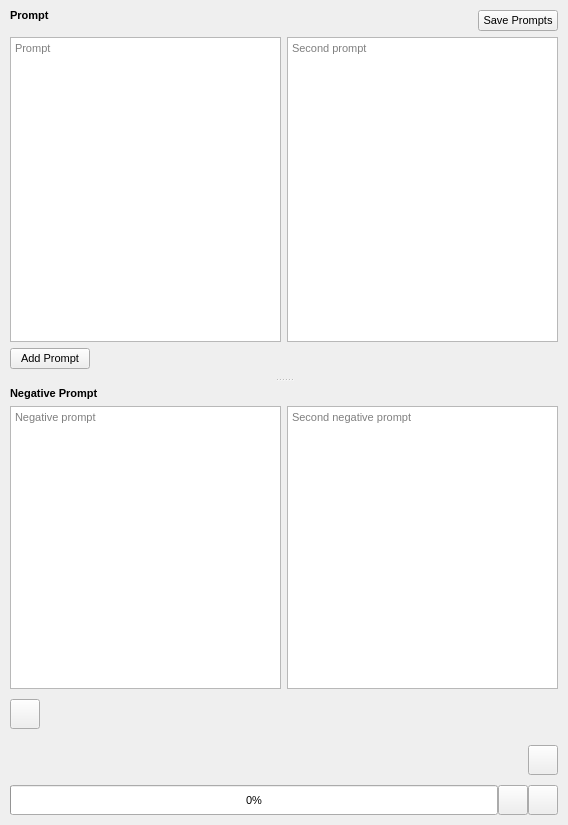
<?xml version="1.0" encoding="UTF-8"?>
<ui version="4.0">
 <class>stablediffusion_generator_form</class>
 <widget class="QWidget" name="stablediffusion_generator_form">
  <property name="geometry">
   <rect>
    <x>0</x>
    <y>0</y>
    <width>568</width>
    <height>825</height>
   </rect>
  </property>
  <property name="font">
   <font>
    <pointsize>8</pointsize>
   </font>
  </property>
  <property name="cursor">
   <cursorShape>PointingHandCursor</cursorShape>
  </property>
  <property name="windowTitle">
   <string>Form</string>
  </property>
  <layout class="QGridLayout" name="gridLayout_4">
   <property name="leftMargin">
    <number>0</number>
   </property>
   <property name="topMargin">
    <number>0</number>
   </property>
   <property name="rightMargin">
    <number>0</number>
   </property>
   <property name="bottomMargin">
    <number>0</number>
   </property>
   <property name="spacing">
    <number>0</number>
   </property>
   <item row="0" column="0">
    <widget class="QWidget" name="generator_form_tabs" native="true">
     <layout class="QGridLayout" name="gridLayout_3">
      <property name="leftMargin">
       <number>0</number>
      </property>
      <property name="topMargin">
       <number>0</number>
      </property>
      <property name="rightMargin">
       <number>0</number>
      </property>
      <property name="bottomMargin">
       <number>0</number>
      </property>
      <property name="spacing">
       <number>0</number>
      </property>
      <item row="0" column="0">
       <widget class="QScrollArea" name="stable_diffusion_generator_form">
        <property name="frameShape">
         <enum>QFrame::Shape::NoFrame</enum>
        </property>
        <property name="frameShadow">
         <enum>QFrame::Shadow::Plain</enum>
        </property>
        <property name="widgetResizable">
         <bool>true</bool>
        </property>
        <widget class="QWidget" name="scrollAreaWidgetContents">
         <property name="geometry">
          <rect>
           <x>0</x>
           <y>0</y>
           <width>568</width>
           <height>775</height>
          </rect>
         </property>
         <layout class="QGridLayout" name="gridLayout">
          <property name="leftMargin">
           <number>10</number>
          </property>
          <property name="topMargin">
           <number>0</number>
          </property>
          <property name="rightMargin">
           <number>10</number>
          </property>
          <property name="bottomMargin">
           <number>0</number>
          </property>
          <property name="horizontalSpacing">
           <number>0</number>
          </property>
          <property name="verticalSpacing">
           <number>10</number>
          </property>
          <item row="2" column="0">
           <widget class="QWidget" name="sdxl_settings_container" native="true">
            <layout class="QVBoxLayout" name="sdxl_settings">
             <property name="leftMargin">
              <number>0</number>
             </property>
             <property name="topMargin">
              <number>0</number>
             </property>
             <property name="rightMargin">
              <number>0</number>
             </property>
             <property name="bottomMargin">
              <number>0</number>
             </property>
             <item>
              <widget class="SliderWidget" name="n_samples" native="true">
               <property name="label_text" stdset="0">
                <string>Batches</string>
               </property>
               <property name="current_value" stdset="0">
                <number>1</number>
               </property>
               <property name="slider_maximum" stdset="0">
                <number>1000</number>
               </property>
               <property name="spinbox_maximum" stdset="0">
                <number>1000</number>
               </property>
               <property name="display_as_float" stdset="0">
                <bool>false</bool>
               </property>
               <property name="spinbox_single_step" stdset="0">
                <number>1</number>
               </property>
               <property name="spinbox_page_step" stdset="0">
                <number>1</number>
               </property>
               <property name="spinbox_minimum" stdset="0">
                <number>1</number>
               </property>
               <property name="slider_minimum" stdset="0">
                <number>1</number>
               </property>
               <property name="settings_property" stdset="0">
                <string>generator_settings.n_samples</string>
               </property>
              </widget>
             </item>
             <item>
              <layout class="QHBoxLayout" name="horizontalLayout_14">
               <item>
                <widget class="SliderWidget" name="images_per_batch" native="true">
                 <property name="label_text" stdset="0">
                  <string>Images Per Batch</string>
                 </property>
                 <property name="current_value" stdset="0">
                  <number>1</number>
                 </property>
                 <property name="slider_maximum" stdset="0">
                  <number>6</number>
                 </property>
                 <property name="spinbox_maximum" stdset="0">
                  <number>6</number>
                 </property>
                 <property name="display_as_float" stdset="0">
                  <bool>false</bool>
                 </property>
                 <property name="spinbox_single_step" stdset="0">
                  <number>1</number>
                 </property>
                 <property name="spinbox_page_step" stdset="0">
                  <number>1</number>
                 </property>
                 <property name="spinbox_minimum" stdset="0">
                  <number>1</number>
                 </property>
                 <property name="slider_minimum" stdset="0">
                  <number>1</number>
                 </property>
                 <property name="settings_property" stdset="0">
                  <string>generator_settings.images_per_batch</string>
                 </property>
                </widget>
               </item>
               <item>
                <widget class="QPushButton" name="infinite_images_button">
                 <property name="minimumSize">
                  <size>
                   <width>30</width>
                   <height>30</height>
                  </size>
                 </property>
                 <property name="maximumSize">
                  <size>
                   <width>30</width>
                   <height>30</height>
                  </size>
                 </property>
                 <property name="toolTip">
                  <string>Toggle infinite image generation</string>
                 </property>
                 <property name="text">
                  <string/>
                 </property>
                 <property name="icon">
                  <iconset resource="../../../../../../gui/resources/feather.qrc">
                   <normaloff>:/light/icons/feather/light/circle.svg</normaloff>:/light/icons/feather/light/circle.svg</iconset>
                 </property>
                 <property name="checkable">
                  <bool>true</bool>
                 </property>
                 <property name="checked">
                  <bool>false</bool>
                 </property>
                </widget>
               </item>
              </layout>
             </item>
            </layout>
           </widget>
          </item>
          <item row="0" column="0">
           <widget class="QSplitter" name="generator_form_splitter">
            <property name="orientation">
             <enum>Qt::Orientation::Vertical</enum>
            </property>
            <property name="childrenCollapsible">
             <bool>false</bool>
            </property>
            <widget class="QWidget" name="layoutWidget">
             <layout class="QGridLayout" name="prompt_container_layout">
              <property name="leftMargin">
               <number>0</number>
              </property>
              <property name="topMargin">
               <number>0</number>
              </property>
              <property name="rightMargin">
               <number>0</number>
              </property>
              <property name="bottomMargin">
               <number>9</number>
              </property>
              <item row="3" column="0">
               <widget class="QPushButton" name="add_prompt_button">
                <property name="text">
                 <string>Add Prompt</string>
                </property>
               </widget>
              </item>
              <item row="2" column="0" colspan="2">
               <layout class="QVBoxLayout" name="additional_prompts_container_layout"/>
              </item>
              <item row="0" column="0">
               <widget class="QLabel" name="label">
                <property name="font">
                 <font>
                  <pointsize>8</pointsize>
                  <bold>true</bold>
                 </font>
                </property>
                <property name="text">
                 <string>Prompt</string>
                </property>
               </widget>
              </item>
              <item row="1" column="0" colspan="2">
               <layout class="QHBoxLayout" name="prompt_container">
                <item>
                 <widget class="QPlainTextEdit" name="prompt">
                  <property name="placeholderText">
                   <string>Prompt</string>
                  </property>
                 </widget>
                </item>
                <item>
                 <widget class="QPlainTextEdit" name="secondary_prompt">
                  <property name="placeholderText">
                   <string>Second prompt</string>
                  </property>
                 </widget>
                </item>
               </layout>
              </item>
              <item row="0" column="1">
               <layout class="QHBoxLayout" name="horizontalLayout_6">
                <property name="topMargin">
                 <number>10</number>
                </property>
                <item>
                 <spacer name="horizontalSpacer">
                  <property name="orientation">
                   <enum>Qt::Orientation::Horizontal</enum>
                  </property>
                  <property name="sizeHint" stdset="0">
                   <size>
                    <width>40</width>
                    <height>20</height>
                   </size>
                  </property>
                 </spacer>
                </item>
                <item>
                 <widget class="QPushButton" name="save_prompts_button">
                  <property name="text">
                   <string>Save Prompts</string>
                  </property>
                 </widget>
                </item>
               </layout>
              </item>
             </layout>
            </widget>
            <widget class="QWidget" name="layoutWidget">
             <layout class="QVBoxLayout" name="negative_prompt_container">
              <property name="leftMargin">
               <number>0</number>
              </property>
              <property name="topMargin">
               <number>5</number>
              </property>
              <property name="rightMargin">
               <number>0</number>
              </property>
              <property name="bottomMargin">
               <number>0</number>
              </property>
              <item>
               <widget class="QLabel" name="negative_prompt_label">
                <property name="font">
                 <font>
                  <pointsize>8</pointsize>
                  <bold>true</bold>
                 </font>
                </property>
                <property name="text">
                 <string>Negative Prompt</string>
                </property>
               </widget>
              </item>
              <item>
               <layout class="QHBoxLayout" name="horizontalLayout_8">
                <item>
                 <widget class="QPlainTextEdit" name="negative_prompt">
                  <property name="placeholderText">
                   <string>Negative prompt</string>
                  </property>
                 </widget>
                </item>
                <item>
                 <widget class="QPlainTextEdit" name="secondary_negative_prompt">
                  <property name="placeholderText">
                   <string>Second negative prompt</string>
                  </property>
                 </widget>
                </item>
               </layout>
              </item>
             </layout>
            </widget>
           </widget>
          </item>
          <item row="1" column="0">
           <layout class="QHBoxLayout" name="horizontalLayout">
            <item>
             <widget class="QPushButton" name="enable_torch_compile">
              <property name="minimumSize">
               <size>
                <width>30</width>
                <height>30</height>
               </size>
              </property>
              <property name="maximumSize">
               <size>
                <width>30</width>
                <height>30</height>
               </size>
              </property>
              <property name="toolTip">
               <string>Use torch compile (slow first generation, fast subsequent)</string>
              </property>
              <property name="text">
               <string/>
              </property>
              <property name="icon">
               <iconset resource="../../../../../../gui/resources/feather.qrc">
                <normaloff>:/dark/icons/feather/dark/box.svg</normaloff>:/dark/icons/feather/dark/box.svg</iconset>
              </property>
              <property name="checkable">
               <bool>true</bool>
              </property>
             </widget>
            </item>
            <item>
             <spacer name="horizontalSpacer_2">
              <property name="orientation">
               <enum>Qt::Orientation::Horizontal</enum>
              </property>
              <property name="sizeHint" stdset="0">
               <size>
                <width>40</width>
                <height>20</height>
               </size>
              </property>
             </spacer>
            </item>
           </layout>
          </item>
         </layout>
        </widget>
       </widget>
      </item>
      <item row="1" column="0">
       <layout class="QHBoxLayout" name="horizontalLayout_7">
        <property name="leftMargin">
         <number>10</number>
        </property>
        <property name="topMargin">
         <number>10</number>
        </property>
        <property name="rightMargin">
         <number>10</number>
        </property>
        <property name="bottomMargin">
         <number>10</number>
        </property>
        <item>
         <widget class="QProgressBar" name="progress_bar">
          <property name="sizePolicy">
           <sizepolicy hsizetype="Expanding" vsizetype="Minimum">
            <horstretch>0</horstretch>
            <verstretch>0</verstretch>
           </sizepolicy>
          </property>
          <property name="minimumSize">
           <size>
            <width>0</width>
            <height>30</height>
           </size>
          </property>
          <property name="value">
           <number>0</number>
          </property>
         </widget>
        </item>
        <item>
         <widget class="QPushButton" name="generate_button">
          <property name="sizePolicy">
           <sizepolicy hsizetype="Minimum" vsizetype="Minimum">
            <horstretch>0</horstretch>
            <verstretch>0</verstretch>
           </sizepolicy>
          </property>
          <property name="minimumSize">
           <size>
            <width>30</width>
            <height>30</height>
           </size>
          </property>
          <property name="maximumSize">
           <size>
            <width>30</width>
            <height>30</height>
           </size>
          </property>
          <property name="toolTip">
           <string>Generate image</string>
          </property>
          <property name="text">
           <string/>
          </property>
          <property name="icon">
           <iconset resource="../../../../../../gui/resources/feather.qrc">
            <normaloff>:/light/icons/feather/light/chevron-up.svg</normaloff>:/light/icons/feather/light/chevron-up.svg</iconset>
          </property>
         </widget>
        </item>
        <item>
         <widget class="QPushButton" name="interrupt_button">
          <property name="sizePolicy">
           <sizepolicy hsizetype="Minimum" vsizetype="Minimum">
            <horstretch>0</horstretch>
            <verstretch>0</verstretch>
           </sizepolicy>
          </property>
          <property name="minimumSize">
           <size>
            <width>30</width>
            <height>30</height>
           </size>
          </property>
          <property name="maximumSize">
           <size>
            <width>30</width>
            <height>30</height>
           </size>
          </property>
          <property name="cursor">
           <cursorShape>PointingHandCursor</cursorShape>
          </property>
          <property name="toolTip">
           <string>Cancel image generation</string>
          </property>
          <property name="text">
           <string/>
          </property>
          <property name="icon">
           <iconset resource="../../../../../../gui/resources/feather.qrc">
            <normaloff>:/light/icons/feather/light/x.svg</normaloff>:/light/icons/feather/light/x.svg</iconset>
          </property>
         </widget>
        </item>
       </layout>
      </item>
     </layout>
    </widget>
   </item>
  </layout>
 </widget>
 <customwidgets>
  <customwidget>
   <class>SliderWidget</class>
   <extends>QWidget</extends>
   <header>airunner/components/application/gui/widgets/slider/slider_widget</header>
   <container>1</container>
  </customwidget>
 </customwidgets>
 <tabstops>
  <tabstop>prompt</tabstop>
  <tabstop>secondary_prompt</tabstop>
  <tabstop>add_prompt_button</tabstop>
  <tabstop>negative_prompt</tabstop>
  <tabstop>secondary_negative_prompt</tabstop>
  <tabstop>generate_button</tabstop>
  <tabstop>interrupt_button</tabstop>
  <tabstop>save_prompts_button</tabstop>
  <tabstop>stable_diffusion_generator_form</tabstop>
 </tabstops>
 <resources>
  <include location="../../../../../../gui/resources/feather.qrc"/>
 </resources>
 <connections/>
 <slots>
  <slot>handle_prompt_changed()</slot>
  <slot>handle_negative_prompt_changed()</slot>
  <slot>handle_model_changed(QString)</slot>
  <slot>handle_scheduler_changed(QString)</slot>
  <slot>toggle_variation(bool)</slot>
  <slot>action_clicked_button_save_prompts()</slot>
  <slot>save_settings()</slot>
  <slot>handle_pipeline_changed(QString)</slot>
  <slot>handle_version_changed(QString)</slot>
  <slot>handle_second_prompt_changed()</slot>
  <slot>handle_second_negative_prompt_changed()</slot>
  <slot>past_conversations_clicked()</slot>
  <slot>on_use_refiner_checkbox_toggled(bool)</slot>
 </slots>
</ui>
